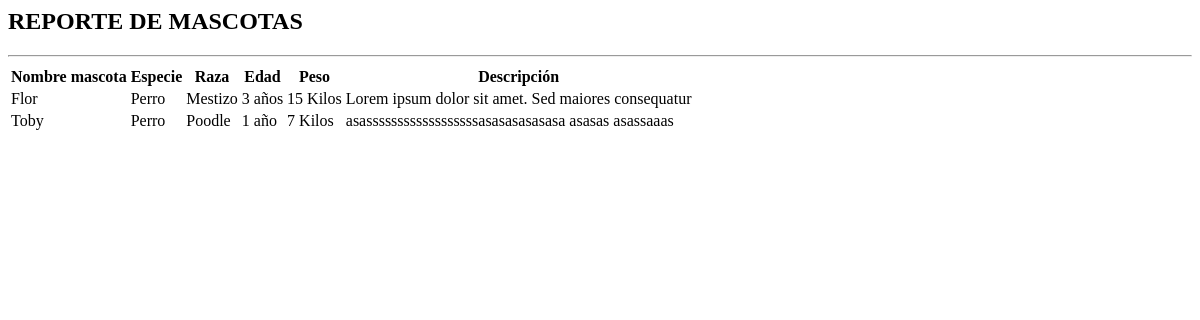
Before: /lista_mascota/ with the older database file.
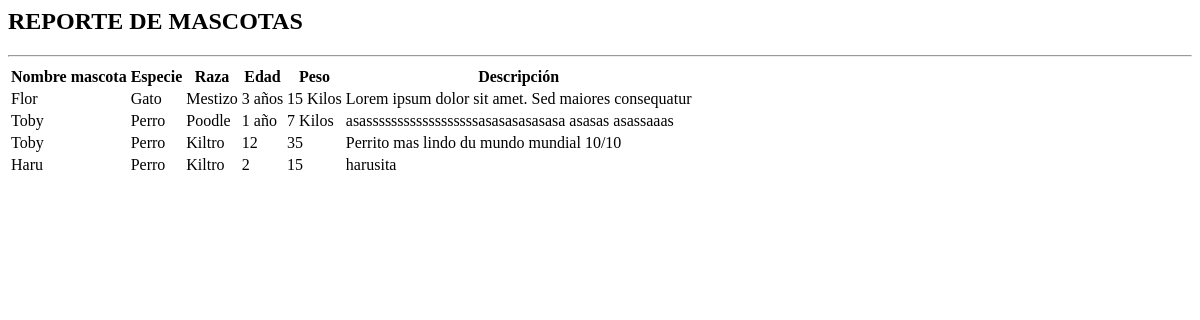
After: the same page with the newer database file.
### app/models.py (models this page shows, shortened)
class Mascota(models.Model):
    nombre_mascota = models.CharField(max_length=250)
    imagen = models.ImageField(upload_to="mascota", null=True)
    edad_mascota = models.CharField(max_length=250)
    sexo = models.IntegerField(choices=opciones_sexo)
    descripcion = models.TextField()
    tamaño = models.IntegerField(choices=opciones_tamaño)
    peso = models.CharField(max_length=250)
    especie = models.ForeignKey(Especie, on_delete=models.PROTECT)
    raza = models.ForeignKey(Raza, on_delete=models.PROTECT)

class Especie(models.Model):
    nombre_especie = models.CharField(max_length=250)
    def __str__(self):
        return self.nombre_especie

class Raza(models.Model):
    nombre_raza = models.CharField(max_length=250)
    def __str__(self):
        return self.nombre_raza

### app/views.py (the view)
# urls.py: path('lista_mascota/', ListaMascotasListView.as_view(),name="lista_mascota"),
class ListaMascotasListView(ListView):
    model = Mascota
    template_name = "app/mascota/reporte_mascota.html"
    context_object_name = 'mascotas'

### app/templates/app/mascota/reporte_mascota.html
{% block contenido %}
<h2 class="text-center tituloListar">REPORTE DE MASCOTAS</h2>
<hr>
<div class="container-fluid">
    <div class="table-responsive">
        <table class="table table-striped table-hover ">
            <tr>
                <th>Nombre mascota</th>
                <th>Especie</th>
                <th>Raza</th>
                <th>Edad </th>
                <th>Peso</th>
                <th>Descripción</th>
            </tr>
            {% for m in mascotas %}
            <tr>
                <td>{{ m.nombre_mascota | title }}</td>
                <td>{{ m.especie }}</td>
                <td>{{ m.raza }}</td>
                <td>{{ m.edad_mascota }}</td>
                <td>{{ m.peso }}</td>
                <td>{{ m.descripcion }}</td>
            </tr>
            {% endfor %}
        </table>
    </div>
</div>
{% endblock %}

Changed rows visible on the page:
changed Mascota "Flor": especie "Perro" → "Gato"
added Mascota: nombre_mascota "Toby", especie "Perro", raza "Kiltro", edad_mascota "12", peso "35", descripcion "Perrito mas lindo du mundo mundial 10/10"
added Mascota: nombre_mascota "Haru", especie "Perro", raza "Kiltro", edad_mascota "2", peso "15", descripcion "harusita"
